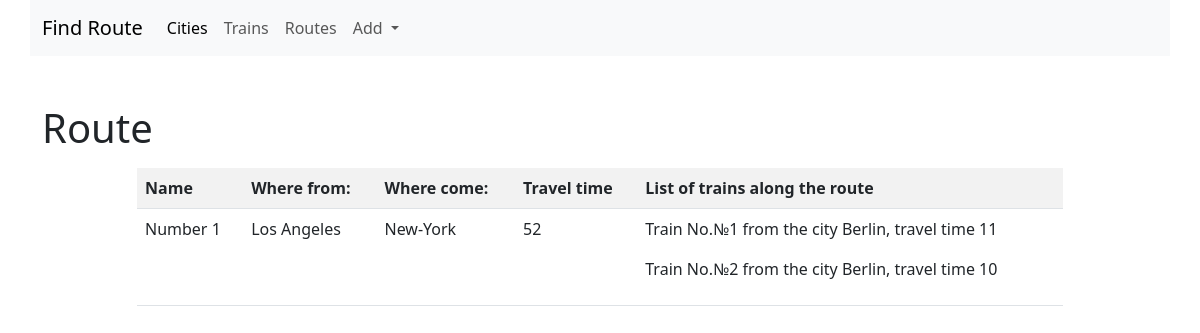
Page /detail/1/ on the committed database.
### routes/models.py (models this page shows, shortened)
class Route(models.Model):
    name = models.CharField(max_length=50, unique=True,
                            verbose_name='Route name')
    travel_times = models.PositiveSmallIntegerField(verbose_name='Total travel time')
    from_city = models.ForeignKey(City, on_delete=models.CASCADE,
                                  related_name='route_from_city_set',
                                  verbose_name='From what city?')
    to_city = models.ForeignKey('cities.City', on_delete=models.CASCADE,
                                related_name='route_to_city_set',
                                verbose_name='Which city?')
    trains = models.ManyToManyField('trains.Train', verbose_name='List of trains')

### cities/models.py (models this page shows, shortened)
class City(models.Model):
    name = models.CharField(max_length=100, unique=True)
    def __str__(self):
        return self.name
    class Meta:
        verbose_name = 'City'
        verbose_name_plural = 'Cities'
        ordering = ['name']

### trains/models.py (models this page shows, shortened)
class Train(models.Model):
    name = models.CharField(max_length=50, unique=True,
                            verbose_name='Train number')
    travel_time = models.PositiveSmallIntegerField(verbose_name='Travel time')
    from_city = models.ForeignKey(City, on_delete=models.CASCADE,
                                  related_name='from_city_set',
                                  verbose_name='From what city?')
    to_city = models.ForeignKey('cities.City', on_delete=models.CASCADE,
                                related_name='to_city_set',
                                verbose_name='Which city?')
    def __str__(self):
        return f'Train No.{self.name} from the city {self.from_city}'
        class Meta:
            verbose_name = 'Train'
            verbose_name_plural = 'Trains'
            ordering = ['travel_time']

### routes/views.py (the view)
# urls.py: path('detail/<int:pk>/', RouteDetailView.as_view(), name='detail'),
class RouteDetailView(DetailView):
    queryset = Route.objects.all()
    template_name = 'routes/detail.html'

### routes/templates/routes/detail.html (shortened to what this page needs)
{% extends 'base.html' %}
{% block content %}
<h1>Route</h1>
<div class="row">
  <div class="col-md-10 mx-auto my-2">
      <table class="table table-striped">
          <tr>
              <th>Name</th>
              <th>Where from:</th>
              <th>Where come:</th>
              <th>Travel time</th>
              <th>List of trains along the route</th>
          </tr>
          <tr>
              <td>
                  {{object.name}}
              </td>
              <td>{{object.from_city}}</td>
              <td>{{object.to_city}}</td>
              <td>{{object.travel_times}}</td>
              <td>
                  {% for train in object.trains.all %}
                  <p>{{train}}, travel time {{train.travel_time}}</p>
                  {% endfor %}
              </td>
          </tr>
      </table>
  </div>
</div>
{% endblock %}

### rows in the picture
Route: name "Number 1", from_city "Los Angeles", to_city "New-York", travel_times "52"
Train: name+from_city "Train No.№1 from the city Berlin", travel_time "11"
Train: name+from_city "Train No.№2 from the city Berlin", travel_time "10"
